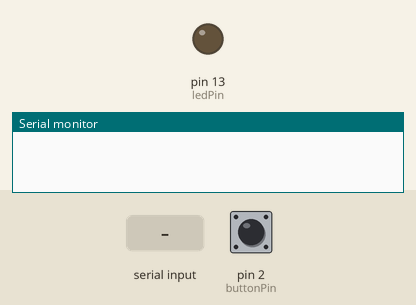
This sketch was run on a simulated Arduino Uno, built with avr-gcc and run on an emulated ATmega328P. Shown: output pins drawn as LEDs (lit = HIGH), the last lines printed to the serial monitor. The inputs (shaded band) are chosen by the test bench; at power-on: pin 2 (buttonPin) HIGH.

Above: at 1.2 s.
1.3 s: "90,45\n" received over Serial
At 2.1 s:
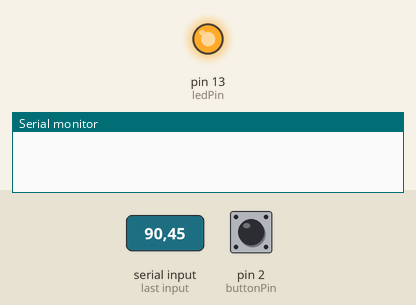
2.8 s: pin 2 (buttonPin) pulled LOW for 0.15 s
At 3.1 s:
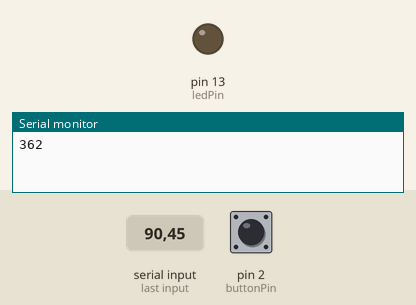
4.4 s: "30,150\n" received over Serial
At 5.6 s:
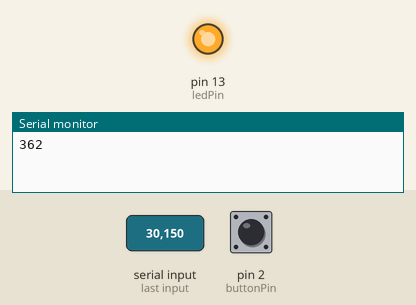
5.9 s: pin 2 (buttonPin) pulled LOW for 1 s
At 6.7 s:
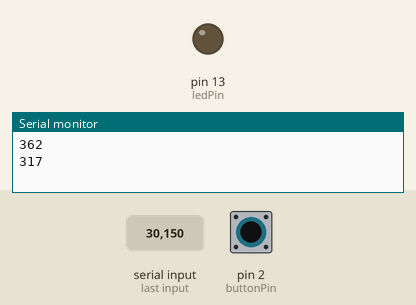
Timing chart, 0 to 8.9 s (numbered marks = the images above; inputs shaded):
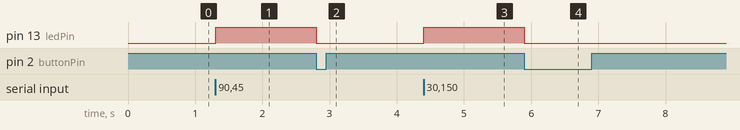

The sketch:

Working1.ino
```cpp
const int buttonPin = 2;   // Button connected to digital pin 2
const int ledPin = 13;     // LED connected to digital pin 13

unsigned long randomTime = 0;  // Random time received from p5.js
unsigned long startTime = 0;  // Variable to store the start time
bool gameActive = false;      // Flag to track if the game is active or not

void setup() {
  pinMode(buttonPin, INPUT_PULLUP);  // Set the button pin as input with internal pull-up resistor
  pinMode(ledPin, OUTPUT);            // Set the LED pin as output
  Serial.begin(9600);                 // Initialize Serial communication
}

void loop() {
  if (Serial.available() > 0) {
    randomTime = Serial.parseInt();  // Read the random time sent from p5.js
    digitalWrite(ledPin, HIGH);      // Turn on the LED when the random time reaches 0
    delay(randomTime);               // Wait for the random time

    // Game start
    gameActive = true;
    startTime = millis();       // Store the start time
  }

  if (gameActive && digitalRead(buttonPin) == LOW) {
    // Game end
    gameActive = false;
    unsigned long endTime = millis();  // Store the end time
    unsigned long reactionTime = endTime - startTime;
    Serial.println(reactionTime);  // Send the reaction time to p5.js

    digitalWrite(ledPin, LOW);  // Turn off the LED after the button is pressed
  }
}
```

Measured:
- after the input at 1.3 s, pin 13 (ledPin): LOW → HIGH at once
- after the input at 2.8 s, pin 13 (ledPin): HIGH → LOW at once
- after the input at 4.4 s, pin 13 (ledPin): LOW → HIGH at once
- after the input at 5.9 s, pin 13 (ledPin): HIGH → LOW at once
